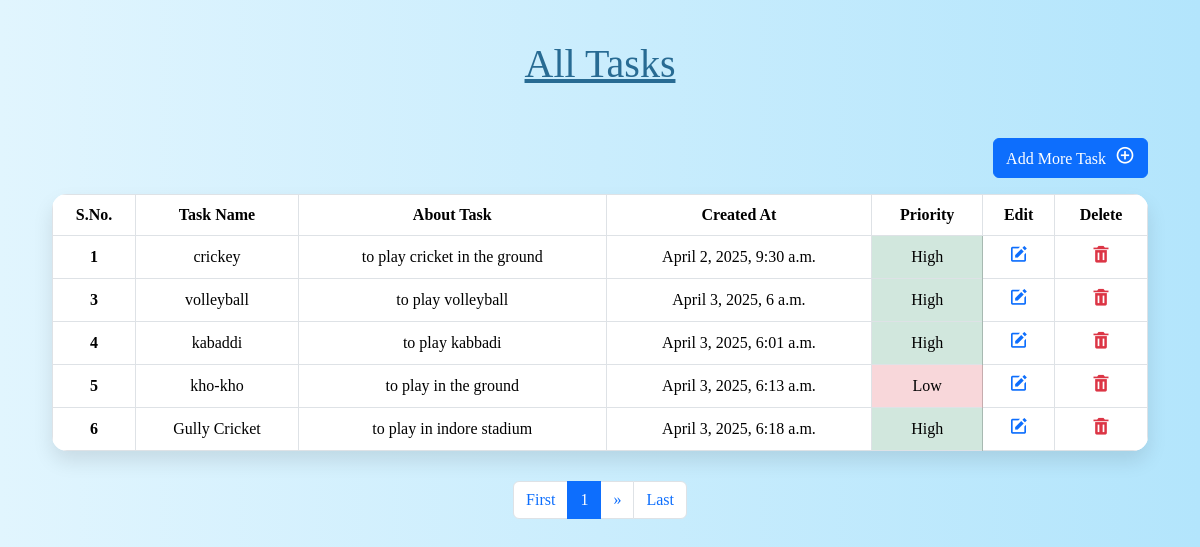
The app's page /display/ with its own data.
### todoapp/models.py (models this page shows, shortened)
class AllTasks(models.Model):
    Task_name = models.CharField(max_length=100)
    about_task=models.CharField(max_length=250)
    task_priority=models.BooleanField(default=False)
    created_at = models.DateTimeField(auto_now_add=True)

### todoapp/views.py (the view)
# urls.py: path('display/',views.DisplayAllTask,name='display'),
def DisplayAllTask(request):
    tasks=AllTasks.objects.all()
    paginator=Paginator(tasks,5)
    page_number=request.GET.get('pg')
    tasks=paginator.get_page(page_number)
    return render(request,'Alltask.html',{'form':tasks})

### templates/Alltask.html (shortened to what this page needs)
<!DOCTYPE html>
<html lang="en">
<head>
    <link href="https://cdn.jsdelivr.net/npm/bootstrap@5.3.3/dist/css/bootstrap.min.css" rel="stylesheet">
    <link href='https://unpkg.com/boxicons@2.1.4/css/boxicons.min.css' rel='stylesheet'>
</head>
<body>
    <div class="container">
        <h1><u>All Tasks</u></h1>
        <div class="d-flex justify-content-end mb-3">
            <a class="btn btn-primary" href="{% url 'add' %}" role="button">
                Add More Task <i class='bx bx-plus-circle'></i>
            </a>
        </div>
        <table class="table table-bordered table-hover text-center align-middle">
            <thead>
                <tr>
                    <th scope="col">S.No.</th>
                    <th scope="col">Task Name</th>
                    <th scope="col">About Task</th>
                    <th scope="col">Created At</th>
                    <th scope="col">Priority</th>
                    <th scope="col">Edit</th>
                    <th scope="col">Delete</th>
                </tr>
            </thead>
            <tbody>
                {% for i in form %}
                <tr>
                    <th scope="row">{{ i.id }}</th>
                    <td>{{ i.Task_name }}</td>
                    <td>{{ i.about_task }}</td>
                    <td>{{ i.created_at }}</td>
                    {% if i.task_priority %}
                        <td class="table-success">High</td>
                    {% else %}
                        <td class="table-danger">Low</td>
                    {% endif %}
                    <td>
                        <a href="{% url 'edit' id=i.id %}" class="text-primary"><i class='bx bxs-edit'></i></a>
                    </td>
                    <td>
                        <a href="{% url 'delete' id=i.id %}" class="text-danger"><i class='bx bxs-trash'></i></a>
                    </td>
                </tr>
                {% endfor %}
            </tbody>
        </table>
        <nav aria-label="Page navigation example">
            <ul class="pagination justify-content-center">
                <li class="page-item">
                    <a class="page-link" href="?pg=1">First</a>
                </li>
                <li class="page-item active"><a class="page-link" href="#">{{ form.number }}</a></li>
                {% if form.has_next %}
                    <li class="page-item"><a class="page-link" href="?pg={{ form.next_page_number }}">»</a></li>
                {% endif %}
                <li class="page-item">
                    <a class="page-link" href="?pg={{ form.paginator.num_pages }}">Last</a>
                </li>
            </ul>
        </nav>
    </div>
</body>
</html>

### templates/Alltask.html (style rules this page uses)
body { background: linear-gradient(to right, #e1f5fe, #b3e5fc); font-family: Georgia, 'Times New Roman', Times, serif; padding: 40px; }
h1 { text-align: center; color: #286b93; margin-bottom: 50px; }
table { background-color: #ffffff; border-radius: 15px; overflow: hidden; box-shadow: 0 10px 20px rgba(0, 0, 0, 0.1); }
th { background-color: #0288d1; color: rgb(201, 122, 223); }
.btn-primary i { margin-left: 5px; }
.bx { font-size: 20px; }
.pagination { margin-top: 30px; }
.table td, .table th { vertical-align: middle; text-align: center; }

### records on screen
AllTasks: id "1", Task_name "crickey", about_task "to play cricket in the ground", created_at "April 2, 2025, 9:30 a.m.", task_priority "High"
AllTasks: id "3", Task_name "volleyball", about_task "to play volleyball", created_at "April 3, 2025, 6 a.m.", task_priority "High"
AllTasks: id "4", Task_name "kabaddi", about_task "to play kabbadi", created_at "April 3, 2025, 6:01 a.m.", task_priority "High"
AllTasks: id "5", Task_name "kho-kho", about_task "to play in the ground", created_at "April 3, 2025, 6:13 a.m.", task_priority "Low"
AllTasks: id "6", Task_name "Gully Cricket", about_task "to play in indore stadium", created_at "April 3, 2025, 6:18 a.m.", task_priority "High"
